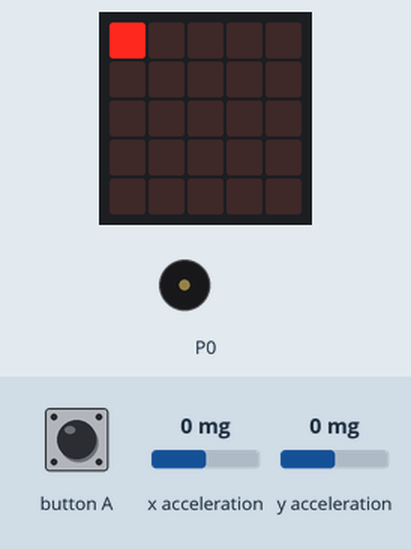
This program was run on a simulated BBC micro:bit (MakeCode). On the bench: the board's 5×5 LED display, buzzer (waves = sounding). The test bench sets the inputs (shaded band); at power-on: x acceleration 0 mg, y acceleration 0 mg. Random numbers come from a fixed seed.

Above: at 1.2 s.
1.3 s: x acceleration set to 191 mg
2.8 s: x acceleration set to 213 mg
At 4.8 s:
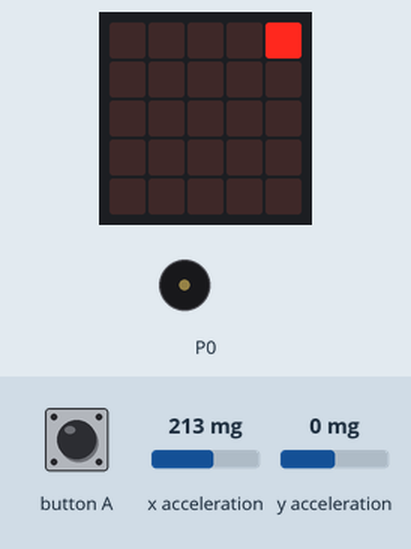
5.8 s: button A pressed for 0.15 s
At 7.5 s:
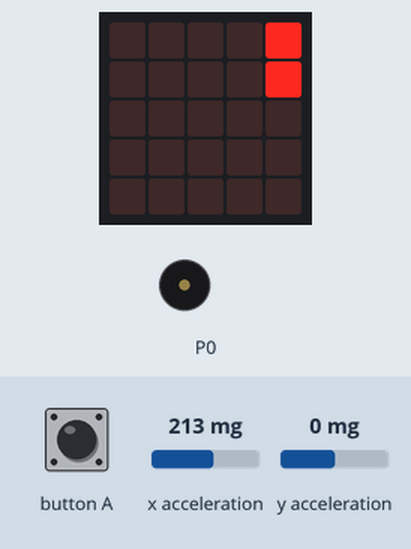
7.8 s: button A pressed for 0.15 s
At 9.1 s:
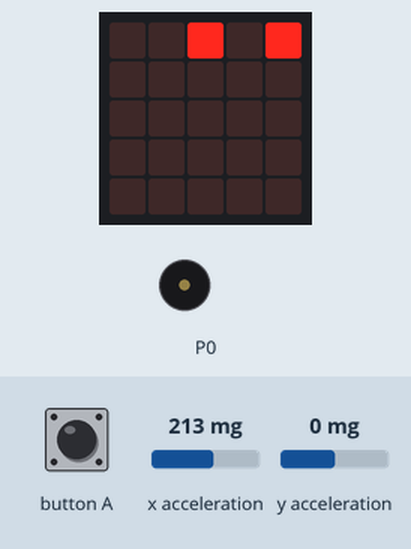
9.8 s: x acceleration set to -181 mg
11.3 s: x acceleration set to -220 mg
At 15.5 s:
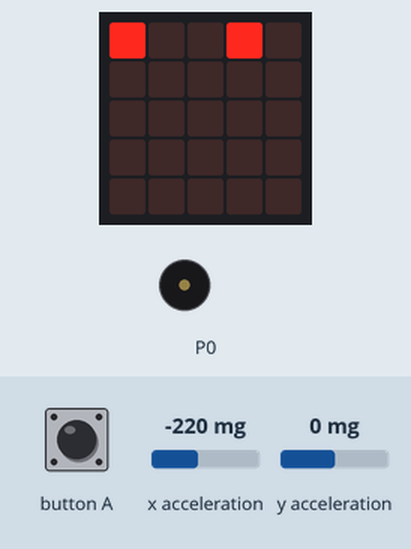
Timing chart, 0 to 16.3 s (numbered marks = the images above; inputs shaded):
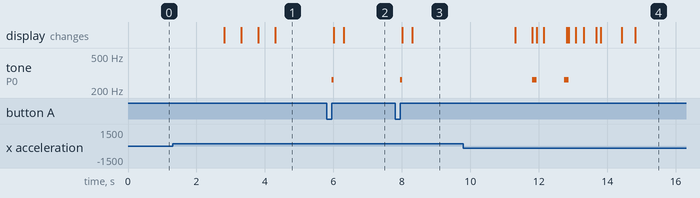

Measured:
- the behaviour switches between 200 and 201 mg on x acceleration (found by bisection; images 0 and 1)
- the behaviour switches between -200 and -201 mg on x acceleration (found by bisection; images 3 and 4)
- after the input at 1.3 s, every drawn part: stays the same
- after the input at 2.8 s, the display: first changes at once (image 1 shows a later state)
- after the input at 5.8 s, tone on P0: silent → 262 Hz after 0.15 s, → silent 0.06 s later; the display: first changes after 0.22 s (image 2 shows a later state)
- after the input at 7.8 s, tone on P0: silent → 262 Hz after 0.15 s, → silent 0.06 s later; the display: first changes after 0.22 s (image 3 shows a later state)
- after the input at 9.8 s, every drawn part: stays the same
- after the input at 11.3 s, tone on P0: alternates 262 Hz for 0.13 s and silent for 0.81 s, 4 changes in all, then stays silent, starting after 0.52 s; the display: first changes at once (image 4 shows a later state)

The program:

main.ts
```typescript
input.onButtonPressed(Button.A, function () {
    music.playTone(262, music.beat(BeatFraction.Eighth))
    basic.clearScreen()
    yy = randint(0, 5)
    xx = randint(0, 5)
    led.plot(xx, yy)
})
let xx = 0
let yy = 0
let score = 0
let x = 0
led.plot(x, 0)
let y = 0
led.plot(y, 0)
yy = 9999
xx = 9999
basic.forever(function () {
    if (input.acceleration(Dimension.X) > 200) {
        led.unplot(x, y)
        while (input.acceleration(Dimension.X) > 200) {
            if (x >= 0 && x < 4) {
                x += 1
            }
            led.plot(x, y)
            basic.pause(500)
            led.unplot(x, y)
        }
    }
    if (input.acceleration(Dimension.X) < -200) {
        led.unplot(x, y)
        while (input.acceleration(Dimension.X) < -200) {
            if (x > 0 && x <= 4) {
                x += -1
            }
            led.plot(x, y)
            basic.pause(500)
            led.unplot(x, y)
        }
    }
    if (input.acceleration(Dimension.Y) < -200) {
        led.unplot(x, y)
        while (input.acceleration(Dimension.Y) < -200) {
            if (y > 0 && y <= 4) {
                y += -1
            }
            led.plot(x, y)
            basic.pause(500)
            led.unplot(x, y)
        }
    }
    if (input.acceleration(Dimension.Y) > 200) {
        led.unplot(x, y)
        while (input.acceleration(Dimension.Y) > 200) {
            if (y >= 0 && y < 4) {
                y += 1
            }
            led.plot(x, y)
            basic.pause(500)
            led.unplot(x, y)
        }
    }
    led.plot(x, y)
})
basic.forever(function () {
    if (x == xx && y == yy) {
        for (let index = 0; index < 2; index++) {
            music.playTone(262, music.beat(BeatFraction.Quarter))
            basic.clearScreen()
            basic.pause(200)
            basic.showIcon(IconNames.Heart)
        }
        basic.clearScreen()
        if (score == 2) {
            music.startMelody(music.builtInMelody(Melodies.Nyan), MelodyOptions.Once)
            for (let index = 0; index < 6; index++) {
                basic.clearScreen()
                basic.pause(100)
                basic.showIcon(IconNames.Heart)
                basic.clearScreen()
                basic.pause(100)
                basic.showIcon(IconNames.SmallHeart)
            }
        } else {
            score += 1
            basic.showNumber(score)
            basic.clearScreen()
            x = 0
            y = 0
            yy = randint(0, 5)
            xx = randint(0, 5)
            led.plot(xx, yy)
        }
    }
})
```

test.ts
```typescript
// les tests vont ici ; cela ne sera pas compilé si ce paquet est utilisé en tant qu'extension.
```
